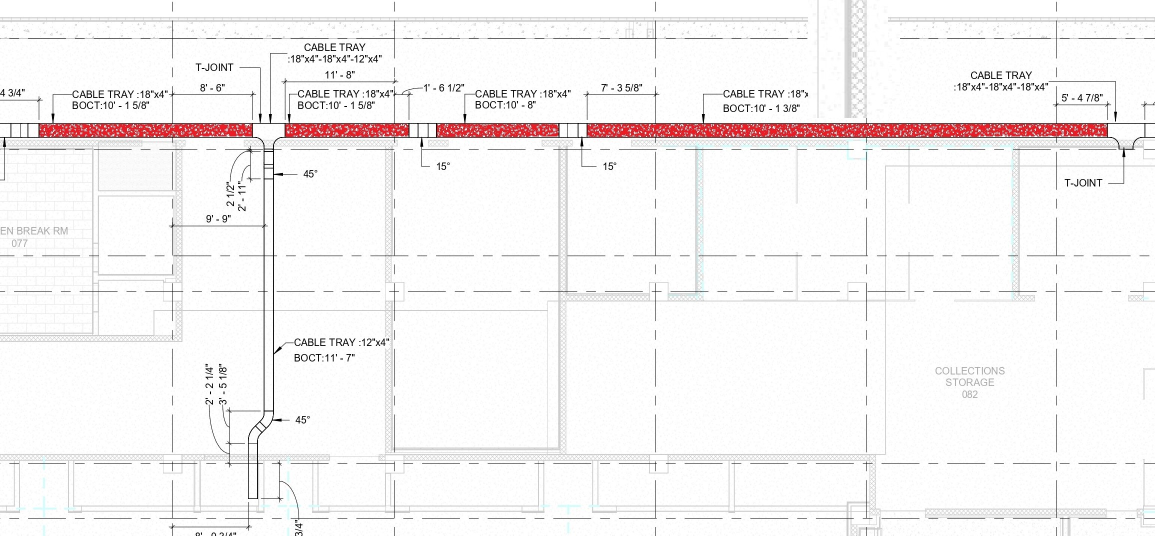
#> input picture Images/cabletryred3.jpg, 2310 x 1071 px (shown at 1/2 size)
$ python maincopy.py
#> lines starting #> are read from the running program, lines starting #| are printed output that depends on the picture; after the words box and inside, x2 and y2 are one past the last pixel; in counts of white or black regions, pixels touching at a corner belong together
import cv2
import numpy as np

# Image input
img = cv2.imread('Images/cabletryred3.jpg')
#> img is the input picture: shape (1071, 2310, 3); mean B, G, R 243.7, 243.5, 246.3
imgCopy = img.copy()
cv2.imshow('Original', img)

# Annotation size
anno_width = 30
anno_height = 20

# Image resizer
def rescaleFrame(frame, scale):
    width = int(frame.shape[1] * scale)
    height = int(frame.shape[0] * scale)
    dimensions = (width, height)
    return cv2.resize(frame, dimensions, interpolation=cv2.INTER_AREA)

# Resize for large images
imgHeight, imgWidth, _ = img.shape
#> imgHeight = 1071; imgWidth = 2310
if(imgHeight > 5000 and imgWidth > 7000):
    imgCopy = rescaleFrame(imgCopy,0.4)

# Red color findings
redhsv_image = cv2.cvtColor(imgCopy, cv2.COLOR_BGR2HSV)
#> redhsv_image: shape (1071, 2310, 3); mean H, S, V 5.9, 4.2, 246.5
imgRedBlur = cv2.GaussianBlur(redhsv_image, (5, 5), 1)
#> imgRedBlur: shape (1071, 2310, 3); mean H, S, V 5.9, 4.2, 246.5
lower_red = np.array([155, 25, 0])
upper_red = np.array([179, 255, 255])
redmask = cv2.inRange(redhsv_image, lower_red, upper_red)
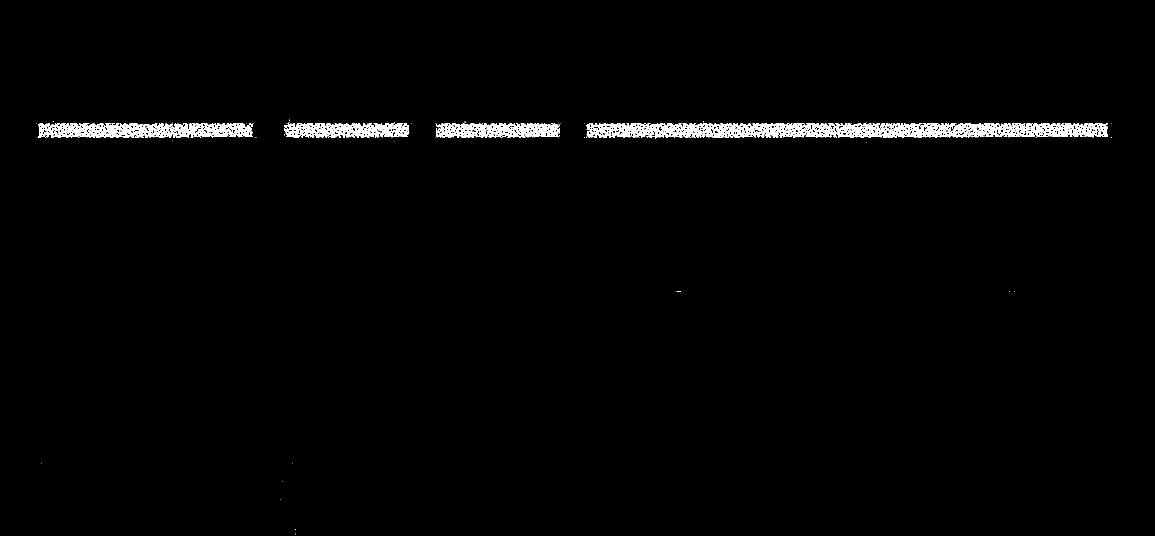
#> redmask: shape (1071, 2310) (shown at 1/2 size); 1.7% white; 62 white regions (58 under 20 px)
cv2.imshow('redmask', redmask)

# Contour output
contours, heirarchy = cv2.findContours(redmask, cv2.RETR_EXTERNAL, cv2.CHAIN_APPROX_NONE)
#> contours = 62 contours, 58 with area under 20; largest, box (x1, y1, x2, y2) and area: (1173, 245, 2216, 278) 25356, (75, 246, 507, 276) 10172, (872, 246, 1119, 276) 5936, (569, 244, 819, 276) 5874

# White color findings
hsv_image = cv2.cvtColor(imgCopy, cv2.COLOR_BGR2HSV)
lower_white = np.array([0, 0, 100])
upper_white = np.array([255, 30, 255])
mask = cv2.inRange(hsv_image, lower_white, upper_white)
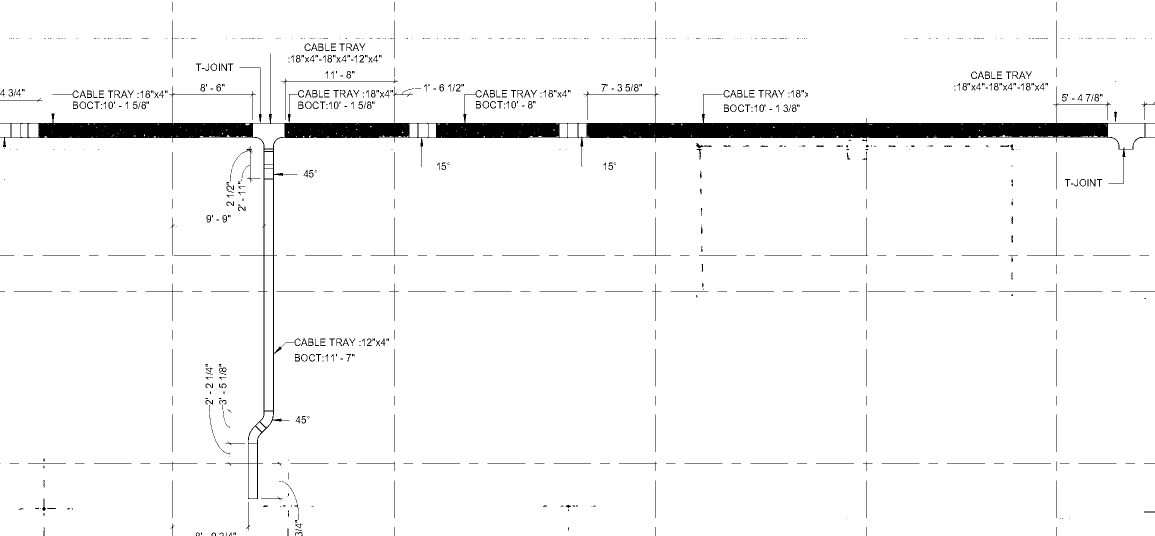
#> mask: shape (1071, 2310) (shown at 1/2 size); 96.5% white; 944 black regions (596 under 20 px), largest, box (x1, y1, x2, y2) and area: (0, 107, 2310, 998) 64670, (563, 157, 796, 240) 335, (465, 292, 521, 365) 198
cv2.imshow('mask', mask)

bounding_rects = []

#for white space detection
def is_white_space(mask, x, y, width, height):
    for i in range(y, y + height):
        for j in range(x, x + width):
            if mask[i, j] != 255:
                return False
    return True

# loop for contours
for cnt in contours:
    area = cv2.contourArea(cnt)
    print(area, 'area')
    if area > 10:
        x, y, w, h = cv2.boundingRect(cnt)
        duplicate = False
        for rect in bounding_rects:
            if abs(rect[0] - x) < 10 and abs(rect[1] - y) < 10 and abs(rect[2] - w) < 10 and abs(rect[3] - h) < 10:
                duplicate = True
                break

            # If not a duplicate, draw the rectangle and add to the list
        if not duplicate:
            cv2.rectangle(imgCopy, (x, y), (x+w, y+h), (0, 255, 0), 2)
            bounding_rects.append((x, y, w, h))
            try:
                if w > anno_width:
                    start_x = x
                    end_x = x + w
                    while start_x < end_x:
                        if is_white_space(mask, start_x-anno_width//2, y-anno_height, anno_width, anno_height):
                            cv2.rectangle(imgCopy, (start_x-anno_width//2, y-anno_height),
                                    (start_x + anno_width//2, y), (255, 0, 0), 2)
                            break
                        else:
                            if is_white_space(mask, start_x-anno_width//2, y+h, anno_width, anno_height):
                                cv2.rectangle(imgCopy, (start_x-anno_width//2, y+h),(start_x + anno_width//2, y+h+anno_height), (255, 0, 0), 2)
                                break
                            else:
                                start_x = start_x + 1

                elif h > anno_height:
                    start_y = y
                    end_y = y + h
                    while start_y < end_y:
                        if is_white_space(mask, x-anno_width, start_y-anno_height, anno_width, anno_height):
                            cv2.rectangle(imgCopy, (x-anno_width, start_y-anno_height//2),
                                    (x, start_y+anno_height//2), (255, 255, 0), 2)
                            break
                        else:
                            if is_white_space(mask, x+w, start_y-anno_height//2, anno_width, anno_height):
                                cv2.rectangle(imgCopy, (x+w, start_y-anno_height//2),(x+w+anno_width, start_y+anno_height//2), (255, 255, 0), 2)
                                break
                            else:
                                start_y = start_y + 1

                else:
                    if is_white_space(mask, x-anno_width,y-anno_height, anno_width, anno_height) :
                        cv2.rectangle(imgCopy, (x, y), (x - anno_width, y - anno_height),
                                (255, 0, 255), 2)
                        break
                    else:
                        if is_white_space(mask, x+w, y+h, anno_width, anno_height) :
                            cv2.rectangle(imgCopy, (x+w, y+h), (x+w+anno_width, y +h+anno_height),(255, 0, 255), 2)
                        else :
                            print ("Not enough space")

            except IndexError:
                print("Error")
                pass
#> this loop made 62 passes
#> (area, x, y, w, h, end_x) on passes 47, 53, 55, 58: (5936.5, 872, 246, 247, 30, 1119), (10172, 75, 246, 432, 30, 507), (25355.5, 1173, 245, 1043, 33, 2216), (5874.5, 569, 244, 250, 32, 819)
#| 0.0 area
#| 0.0 area
#| 0.0 area
#| 0.0 area
#| 0.0 area
#| 0.0 area
#| 0.0 area
#| 0.0 area
#> (further printed lines are left out)
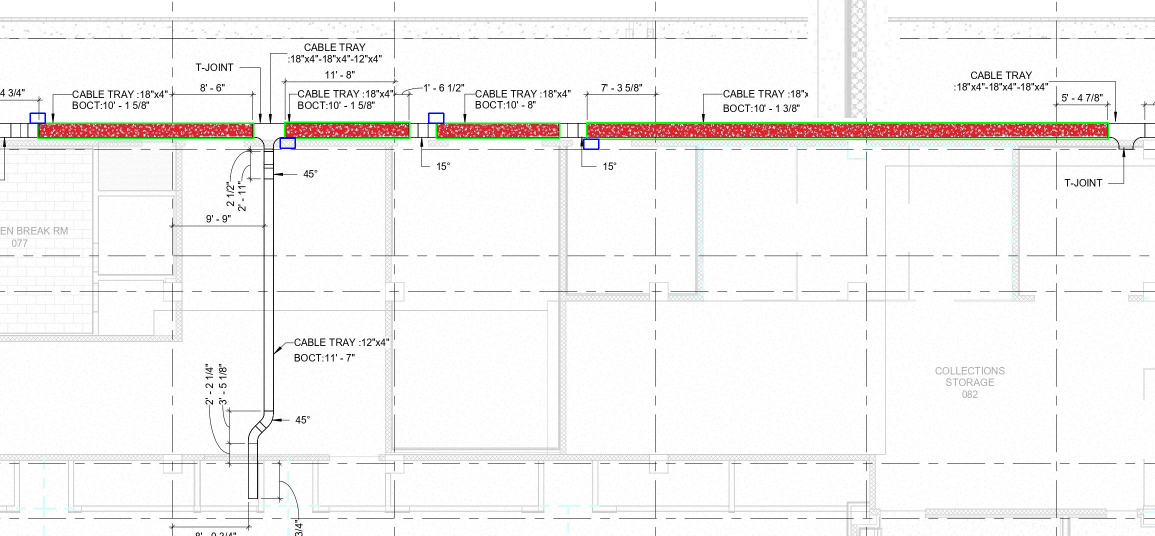
#> imgCopy: shape (1071, 2310, 3) (shown at 1/2 size); 0.55% of pixels changed, all inside (x1, y1, x2, y2) = (59, 225, 2218, 300)
#> after the loop, bounding_rects = [(872, 246, 247, 30), (75, 246, 432, 30), (1173, 245, 1043, 33), (569, 244, 250, 32)]

# Output image
cv2.imshow('Output', imgCopy)
cv2.waitKey(0)

$ run again, with Images/cabletryred2.jpg copied over Images/cabletryred3.jpg
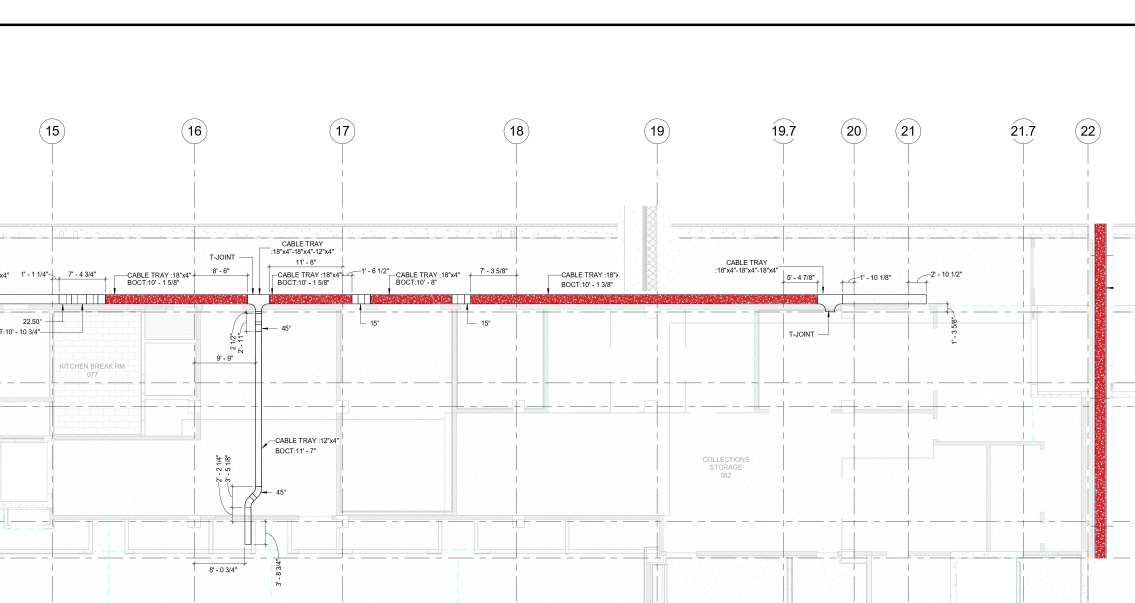
#> input picture Images/cabletryred2.jpg, 3405 x 1809 px (shown at 1/3 size)
#> img is the input picture: shape (1809, 3405, 3); mean B, G, R 246.7, 246.6, 248.4
#> redhsv_image: shape (1809, 3405, 3); mean H, S, V 3.6, 2.7, 248.5
#> imgRedBlur: shape (1809, 3405, 3); mean H, S, V 3.6, 2.7, 248.5
#> `redmask = cv2.inRange(redhsv_image, lower_red, upper_red)`:
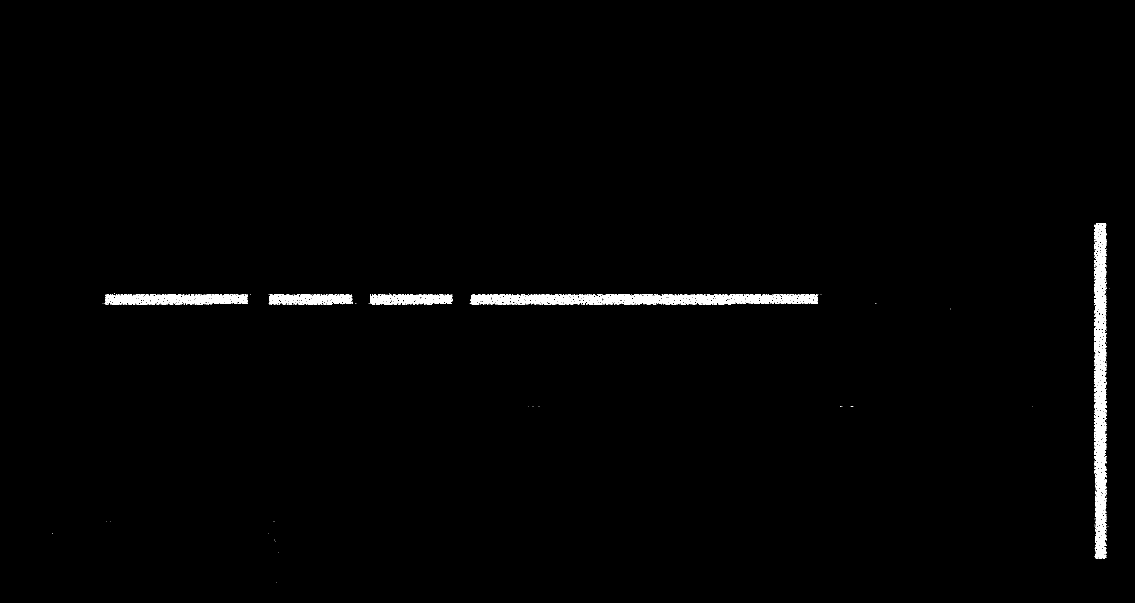
#> redmask: shape (1809, 3405) (shown at 1/3 size); 1.1% white; 145 white regions (138 under 20 px)
#> contours = 144 contours, 139 with area under 20; largest, box (x1, y1, x2, y2) and area: (3283, 670, 3320, 1676) 29328, (1411, 882, 2454, 914) 25352, (315, 883, 744, 913) 10232, (807, 882, 1058, 913) 6016, (1110, 883, 1357, 913) 5960
#> `mask = cv2.inRange(hsv_image, lower_white, upper_white)`:
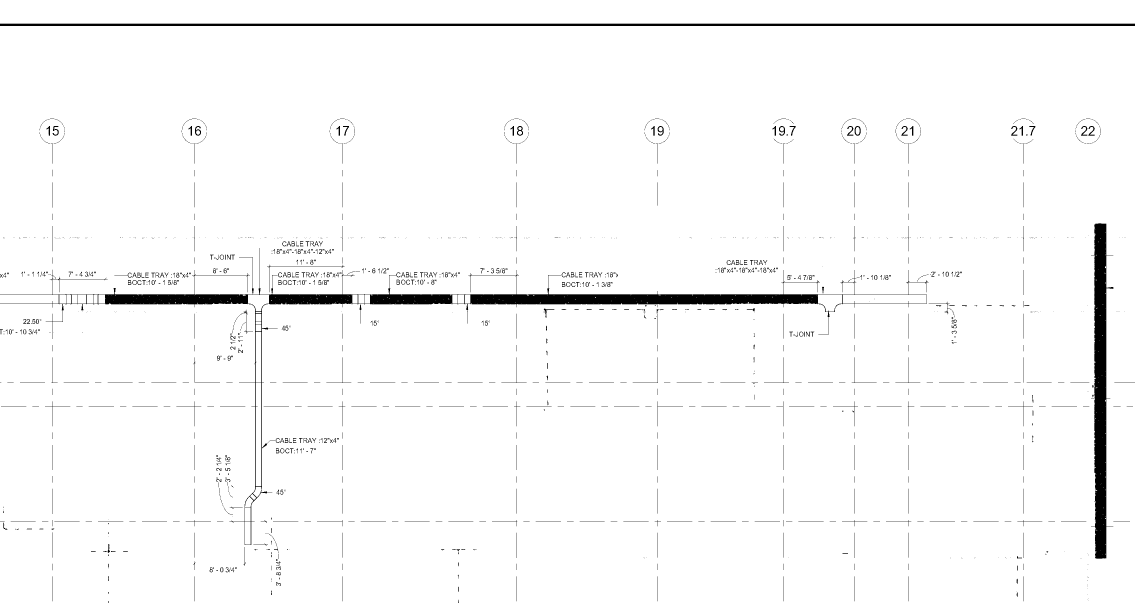
#> mask: shape (1809, 3405) (shown at 1/3 size); 97.3% white; 1470 black regions (921 under 20 px), largest, box (x1, y1, x2, y2) and area: (0, 744, 2786, 1635) 66625, (3273, 670, 3340, 1676) 35098, (0, 71, 3405, 78) 23835
#> the loop `for cnt in contours:` made 144 passes
#> (area, x, y, w, h, end_x) on passes 118, 129, 132, 133, 144: (5960, 1110, 883, 247, 30, 1357), (10232.5, 315, 883, 429, 30, 744), (25351.5, 1411, 882, 1043, 32, 2454), (6016.5, 807, 882, 251, 31, 1058), (29328, 3283, 670, 37, 1006, 3320)
#> (printed output is left out)
#> after the loop `for cnt in contours:`: bounding_rects = [(1206, 910, 9, 3), (1832, 909, 7, 4), (1110, 883, 247, 30), (315, 883, 429, 30), (1411, 882, 1043, 32), (807, 882, 251, 31), (3283, 670, 37, 1006)]

$ run again, with Images/paint.jpg copied over Images/cabletryred3.jpg
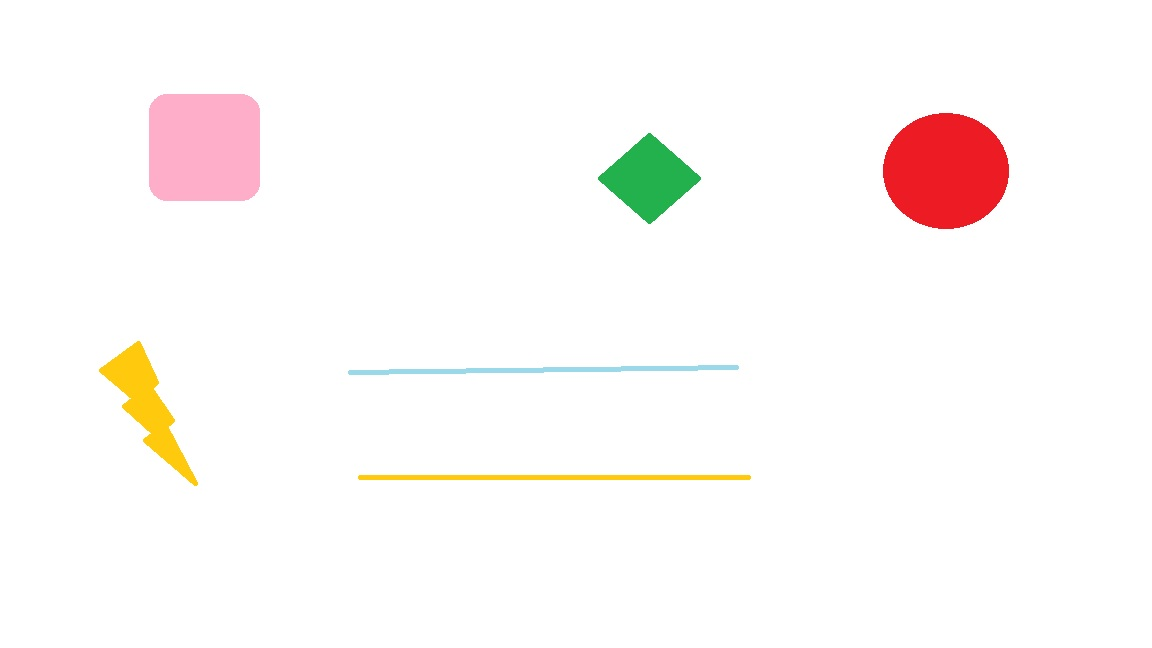
#> input picture Images/paint.jpg, 1152 x 648 px
#> img is the input picture: shape (648, 1152, 3); mean B, G, R 247.5, 249.1, 252.9
#> redhsv_image: shape (648, 1152, 3); mean H, S, V 8.9, 8.3, 254
#> imgRedBlur: shape (648, 1152, 3); mean H, S, V 8.9, 8.3, 254
#> `redmask = cv2.inRange(redhsv_image, lower_red, upper_red)`:
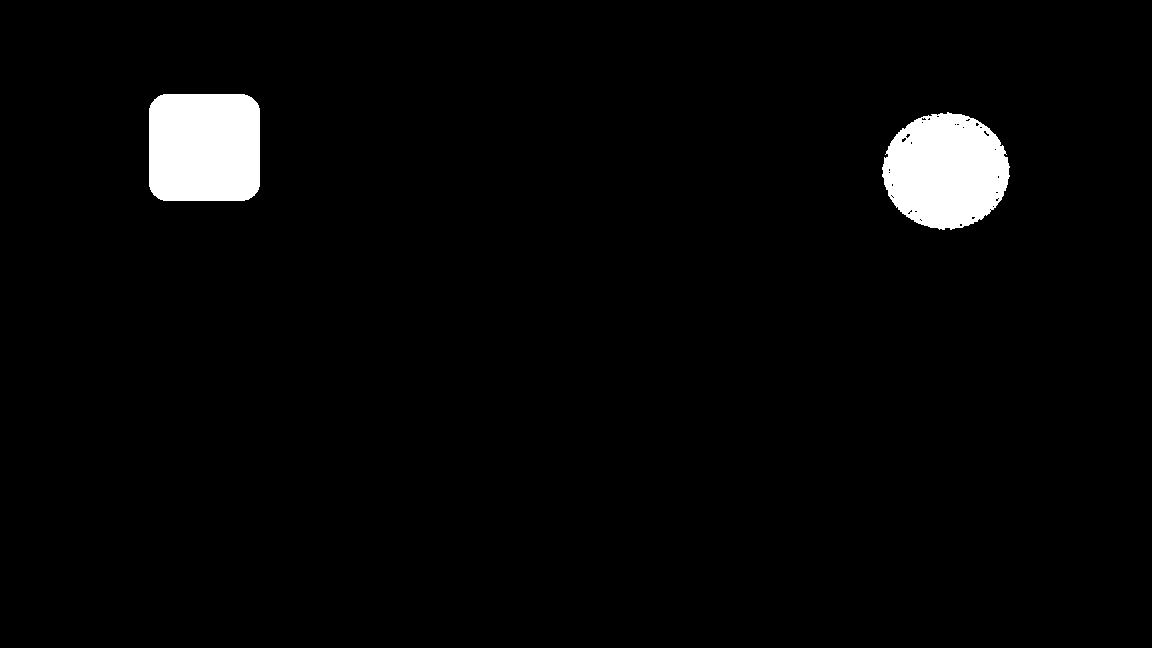
#> redmask: shape (648, 1152); 3.1% white; 2 white regions
#> contours = 2 contours; box (x1, y1, x2, y2) and area: (149, 94, 260, 201) 11384, (882, 112, 1010, 230) 11327
#> mask: shape (648, 1152); 95% white; 6 black regions, box (x1, y1, x2, y2) and area: (149, 94, 260, 201) 11580, (883, 113, 1009, 229) 11508, (598, 132, 701, 224) 5032, (98, 340, 199, 487) 4770, (357, 474, 752, 481) 2754, (348, 365, 739, 375) 1953
#> the loop `for cnt in contours:` made 2 passes
#> (area, x, y, w, h, end_x) on passes 1 to 2: (11327, 882, 112, 128, 118, 1010), (11383.5, 149, 94, 111, 107, 260)
#> (printed output is left out)
#> after the loop `for cnt in contours:`:
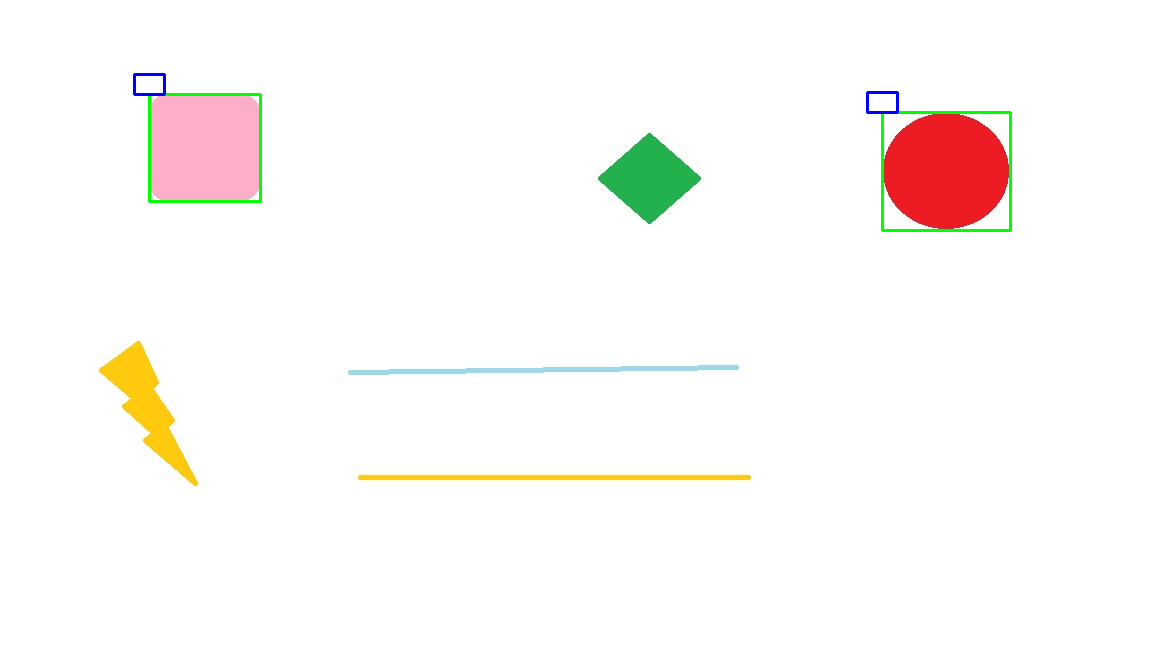
#> imgCopy: shape (648, 1152, 3); 0.44% of pixels changed, all inside (x1, y1, x2, y2) = (133, 73, 1012, 232)
#> after the loop `for cnt in contours:`: bounding_rects = [(882, 112, 128, 118), (149, 94, 111, 107)]
